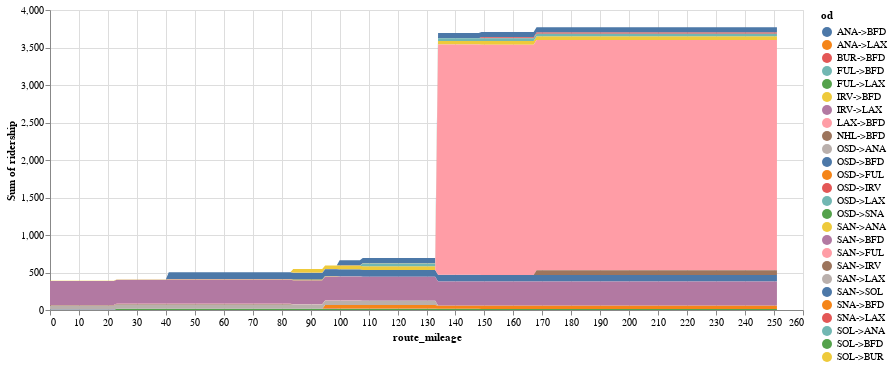

The notebook cell this image was saved under:
### Code cell
chart_rider_flow(with_distance)

### Figure 1 — Vega-Lite specification as saved in the notebook (floating-point values rounded to 4 significant figures; data arrays with more than 128 entries replaced by an {"elided": "..."} marker saying what was removed)
{"config": {"view": {"continuousWidth": 300, "continuousHeight": 300}}, "data": {"name": "data-984d36735422d1d9cbc53e54190430c0"}, "mark": {"type": "area"}, "encoding": {"color": {"field": "od", "type": "nominal"}, "tooltip": [{"field": "departing_station", "type": "nominal"}, {"field": "od", "type": "nominal"}, {"field": "ridership", "type": "quantitative"}], "x": {"field": "route_mileage", "type": "quantitative"}, "y": {"aggregate": "sum", "field": "ridership", "type": "quantitative"}}, "width": 753, "$schema": "https://vega.github.io/schema/vega-lite/v5.20.1.json", "datasets": {"data-984d36735422d1d9cbc53e54190430c0": {"elided": "2735 records"}}}
